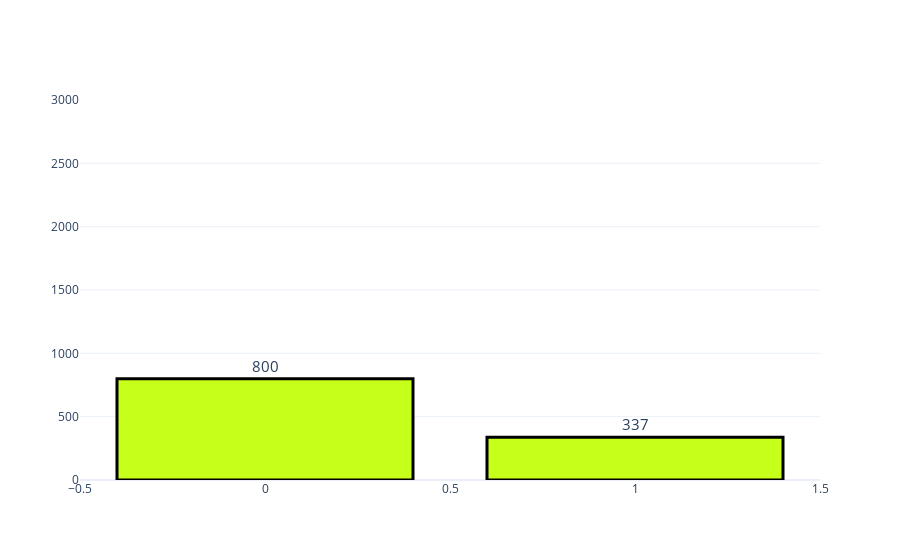

The notebook cell saved with this chart:
### Code cell
fig = make_subplots(rows=1,cols=1)
fig.add_trace(go.Bar(y = df['HistoryOfBacklogs'].value_counts().values.tolist(), 
                      x = df['HistoryOfBacklogs'].value_counts().index, 
                      text=df['HistoryOfBacklogs'].value_counts().values.tolist(),
              textfont=dict(size=15),
                      textposition = 'outside',
                      showlegend=False,
              marker = dict(color = '#c6ff1a',
                            line_color = 'black',
                            line_width=3)),row = 1,col = 1)

fig.update_layout(title={'y':0.9,
                         'x':0.5,
                         'xanchor': 'center',
                         'yanchor': 'top'},
                  template='plotly_white')
fig.update_yaxes(range=[0,3000])
iplot(fig)

### Figure 1 — Plotly figure (JSON) as saved in the notebook; plotly's stock layout.template omitted (floating-point values rounded to 4 significant figures)
{"data": [{"marker": {"color": "#c6ff1a", "line": {"color": "black", "width": 3}}, "showlegend": false, "text": ["800", "337"], "textfont": {"size": 15}, "textposition": "outside", "type": "bar", "x": [0, 1], "xaxis": "x", "y": [800, 337], "yaxis": "y"}], "layout": {"title": {"x": 0.5, "xanchor": "center", "y": 0.9, "yanchor": "top"}, "xaxis": {"anchor": "y", "domain": [0, 1]}, "yaxis": {"anchor": "x", "domain": [0, 1], "range": [0, 3000]}}}
